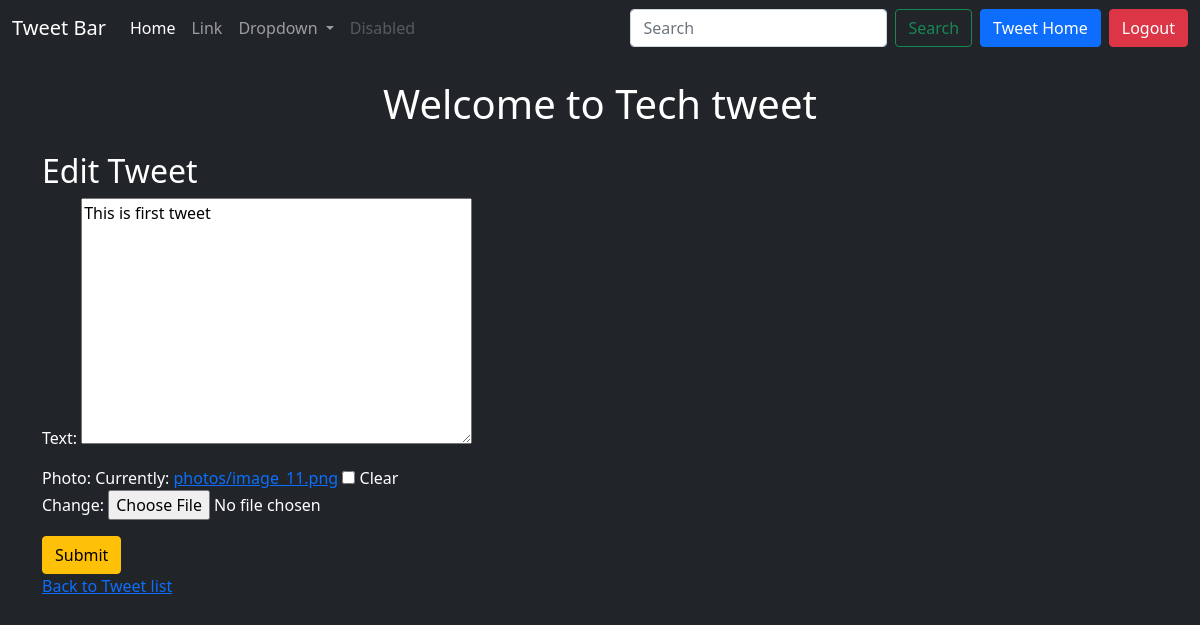
/tweet/1/edit/ (signed in), run on an earlier commit of the app's database.
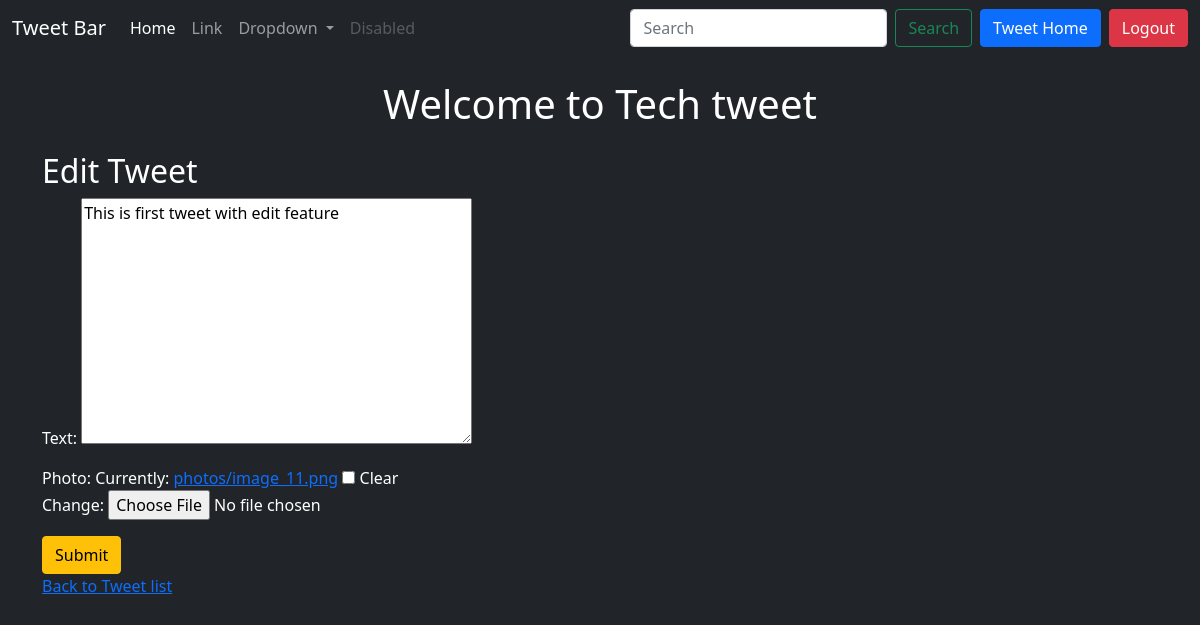
And on a later commit of the database.
### tweet/models.py (models this page shows, shortened)
class Tweet(models.Model):
    user = models.ForeignKey(User, on_delete=models.CASCADE)
    text = models.TextField(max_length=240)
    photo = models.ImageField(upload_to='photos/', blank=True, null=True)
    created_at = models.DateField(auto_now_add=True)
    updated_at = models.DateField(auto_now=True)

### tweet/views.py (the view)
# urls.py: path('<int:tweet_id>/edit/',views.tweet_edit, name='tweet_edit'),
@login_required
def tweet_edit(request, tweet_id):
    tweet = get_object_or_404(Tweet, pk=tweet_id, user=request.user)
    if request.method == 'POST':
        form = TweetForm(request.POST , request.FILES, instance=tweet)
        if form.is_valid():
            tweet = form.save(commit=False)
            tweet.user = request.user
            tweet.save()
            return redirect('tweet_list')
    else:
        form = TweetForm(instance=tweet)
    return render(request, 'tweet_form.html', {'form': form})

### tweet/forms.py
class TweetForm(forms.ModelForm):
    class Meta:
        model = Tweet
        fields = ['text', 'photo']

### tweet/templates/tweet_form.html (shortened to what this page needs)
{% extends "layout.html" %}
{% block content %}
<h1 class="text-center text-white mt-4">Welcome to Tech tweet</h1>
<h2 class=" text-white mt-4">
    {%if form.instance.pk %}
    Edit Tweet
    {% else %}
    Create Tweet
    {% endif %}
</h2>
<form method="post" enctype="multipart/form-data" class="form text-white">
    {{form.as_p}}
    <button class="btn btn-warning" type="submit">Submit</button>
</form>
<a href="{% url 'tweet_list' %}"> Back to Tweet list</a>
{% endblock %}

What changed in the data, as far as the page shows it:
changed Tweet: text "This is first tweet" → "This is first tweet with edit feature"
